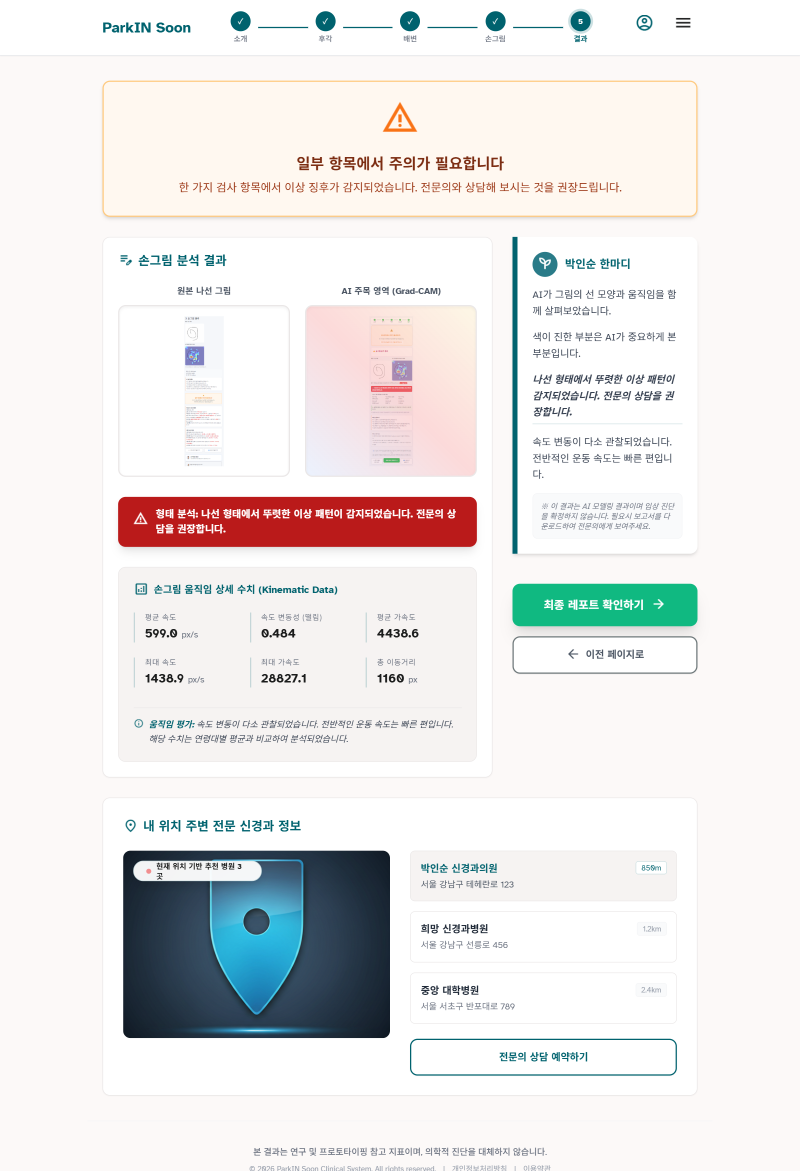
#> input picture drawing.png, 1600 x 2342 px (shown at 1/2 size)
$ python -i spiral_preprocessing.py   (imports and definitions only)
#> lines starting #> are read from the running program, lines starting #| are printed output that depends on the picture; after the words box and inside, x2 and y2 are one past the last pixel; in counts of white or black regions, pixels touching at a corner belong together
"""Shared center-and-scale alignment for spiral images and kiosk drawings."""

import cv2
import numpy as np

OUTPUT_SIZE = 224
TARGET_RADIUS = OUTPUT_SIZE * 0.44


def _foreground_mask(rgb):
    gray = cv2.cvtColor(np.asarray(rgb, dtype=np.uint8), cv2.COLOR_RGB2GRAY)
    blurred = cv2.GaussianBlur(gray, (3, 3), 0)
    _, mask = cv2.threshold(blurred, 0, 255, cv2.THRESH_BINARY_INV + cv2.THRESH_OTSU)
    count, labels, stats, _ = cv2.connectedComponentsWithStats(mask, 8)
    cleaned = np.zeros_like(mask)
    for index in range(1, count):
        if stats[index, cv2.CC_STAT_AREA] >= 8:
            cleaned[labels == index] = 255
    return cleaned


def _skeleton(mask):
    remaining = mask.copy()
    skeleton = np.zeros_like(mask)
    kernel = cv2.getStructuringElement(cv2.MORPH_CROSS, (3, 3))
    while cv2.countNonZero(remaining):
        opened = cv2.morphologyEx(remaining, cv2.MORPH_OPEN, kernel)
        skeleton = cv2.bitwise_or(skeleton, cv2.subtract(remaining, opened))
        remaining = cv2.erode(remaining, kernel)
    return skeleton


def _inner_endpoint(mask):
    ys, xs = np.nonzero(mask)
    fallback = np.array([np.median(xs), np.median(ys)], dtype=np.float32)
    skeleton = (_skeleton(mask) > 0).astype(np.uint8)
    neighbors = cv2.filter2D(skeleton, -1, np.ones((3, 3), np.uint8))
    end_y, end_x = np.nonzero((skeleton == 1) & (neighbors == 2))
    if not len(end_x):
        return fallback
    endpoints = np.column_stack((end_x, end_y)).astype(np.float32)
    return endpoints[np.argmin(np.linalg.norm(endpoints - fallback, axis=1))]


def align_spiral_rgb(image, output_size=OUTPUT_SIZE):
    """Place the endpoint nearest the spiral center at canvas center and normalize size."""
    rgb = np.asarray(image)
    if rgb.ndim == 2:
        rgb = np.repeat(rgb[..., None], 3, axis=-1)
    if rgb.shape[-1] == 4:
        alpha = rgb[..., 3:4].astype(np.float32) / 255.0
        rgb = rgb[..., :3] * alpha + 255.0 * (1.0 - alpha)
    rgb = np.clip(rgb[..., :3], 0, 255).astype(np.uint8)
    mask = _foreground_mask(rgb)
    ys, xs = np.nonzero(mask)
    if len(xs) < 20:
        return cv2.resize(rgb, (output_size, output_size), interpolation=cv2.INTER_AREA)
    center = _inner_endpoint(mask)
    distances = np.hypot(xs - center[0], ys - center[1])
    radius = max(float(np.percentile(distances, 99.0)), 1.0)
    scale = (output_size * 0.44) / radius
    target = (output_size - 1) / 2.0
    matrix = np.array([[scale, 0.0, target - scale * center[0]],
                       [0.0, scale, target - scale * center[1]]], dtype=np.float32)
    return cv2.warpAffine(rgb, matrix, (output_size, output_size),
                          flags=cv2.INTER_AREA, borderValue=(255, 255, 255))


def aligned_grayscale_3ch(image):
    aligned = align_spiral_rgb(image)
    gray = cv2.cvtColor(aligned, cv2.COLOR_RGB2GRAY)
    return np.repeat(gray[..., None], 3, axis=-1).astype(np.float32)


# [39 lines left out: functions _guide_corridor, extract_blue_trace_rgb, not called in this run]

>>> import cv2
>>> picture = cv2.cvtColor(cv2.imread('drawing.png'), cv2.COLOR_BGR2RGB)
>>> result = aligned_grayscale_3ch(picture)
#> in _foreground_mask, `_, mask = cv2.threshold(blurred, 0, 255, cv2.THRESH_BINARY_INV + cv2.T..`:
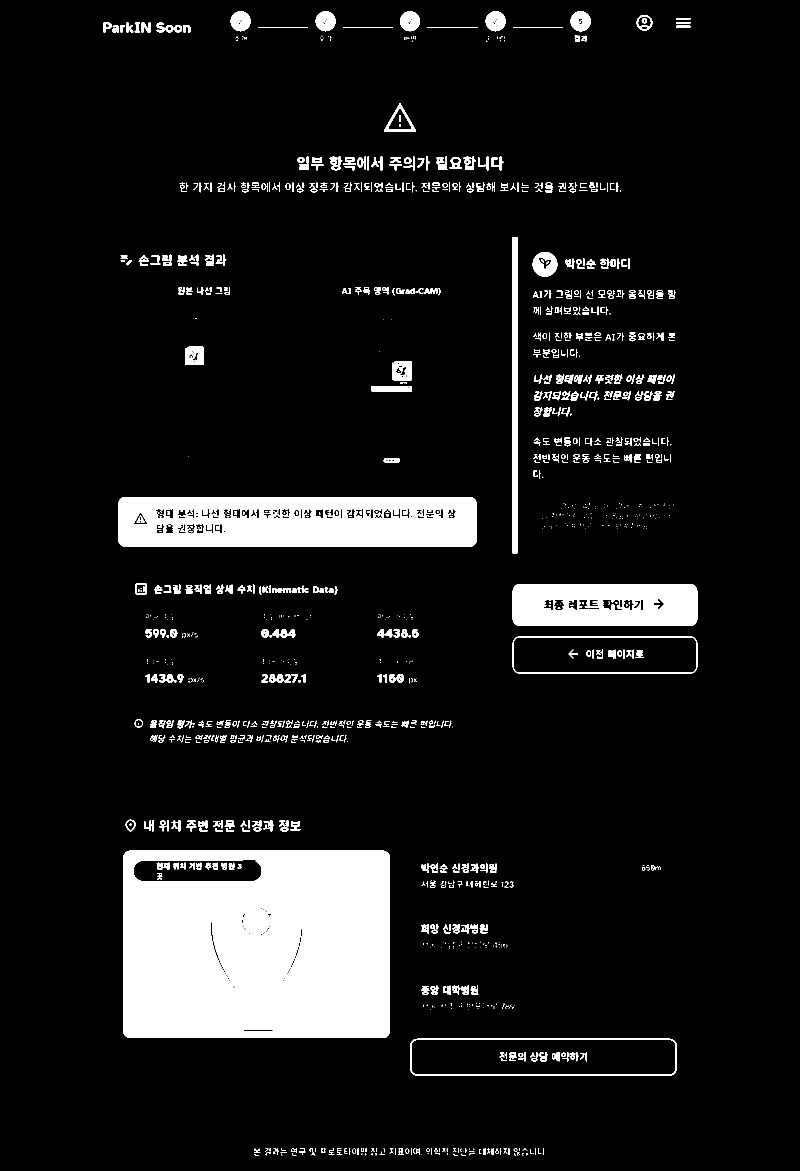
#> mask: shape (2342, 1600) (shown at 1/2 size); 9.5% white; 1273 white regions (550 under 20 px), largest, box (x1, y1, x2, y2) and area: (246, 1701, 780, 2076) 188893, (236, 994, 954, 1094) 64621, (1025, 1168, 1395, 1252) 28321
#> in _foreground_mask, `count, labels, stats, _ = cv2.connectedComponentsWithStats(mask, 8)`:
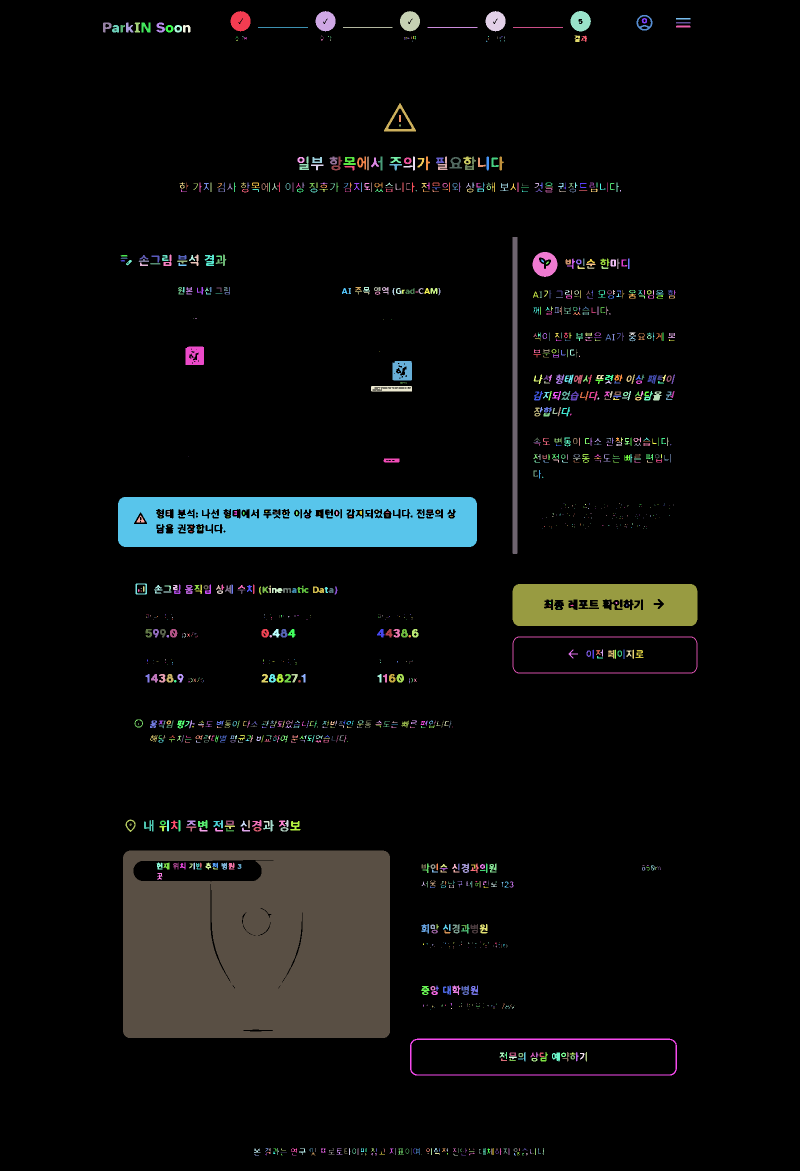
#> labels: shape (2342, 1600) int32 (shown at 1/2 size); 1274 distinct labels, from 0 to 1273; one colour per label, 0 black
#> in _foreground_mask, `count, labels, stats, _ = cv2.connectedComponentsWithStats(mask, 8)`: count = 1274; stats = 1274 rows, first 6: [0, 0, 1600, 2342, 3391396], [461, 22, 40, 41, 1243], [631, 22, 40, 41, 1242], [800, 22, 40, 41, 1231], [971, 22, 40, 41, 1242], [1141, 22, 41, 41, 1239]
#> in _inner_endpoint, `fallback = np.array([np.median(xs), np.median(ys)], dtype=np.float32)`: fallback = [607, 1754]
#> the loop in _skeleton, `while cv2.countNonZero(remaining):` made 109 passes
#> after the loop in _skeleton, `while cv2.countNonZero(remaining):`: remaining: shape (2342, 1600); every value is 0
#> after the loop in _skeleton, `while cv2.countNonZero(remaining):`:
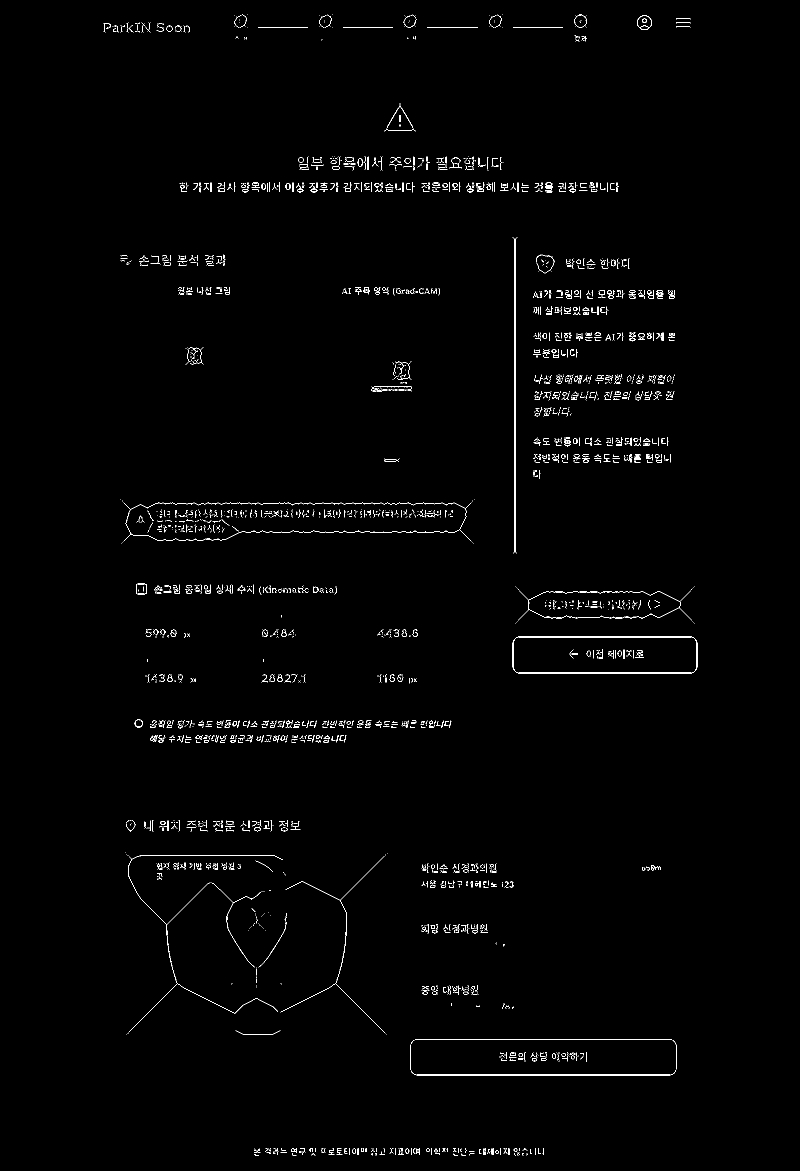
#> skeleton: shape (2342, 1600) (shown at 1/2 size); 1% white in thin lines or dots, all inside (x1, y1, x2, y2) = (207, 29, 1395, 2311)
#> in _inner_endpoint, `neighbors = cv2.filter2D(skeleton, -1, np.ones((3, 3), np.uint8))`:
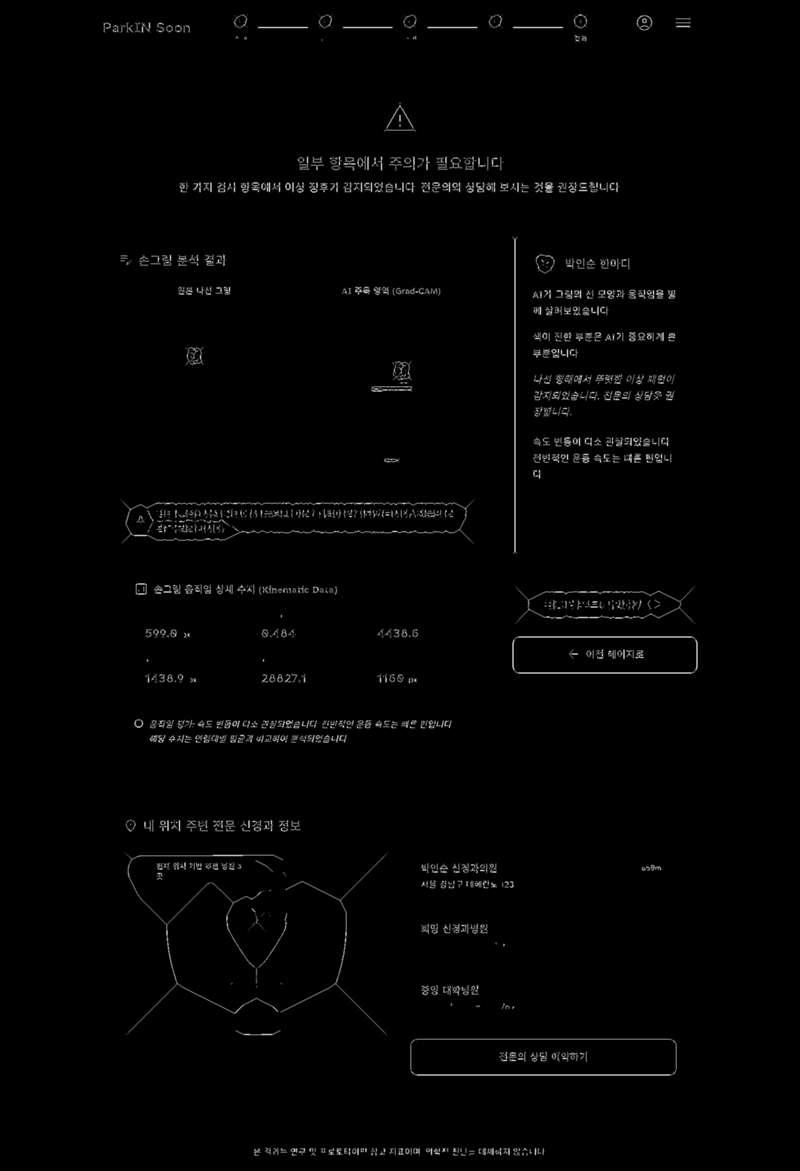
#> neighbors: shape (2342, 1600) (shown at 1/2 size); min 0, max 8, mean 0.0945; drawn with min black and max white
#> in _inner_endpoint, `end_y, end_x = np.nonzero((skeleton == 1) & (neighbors == 2))`: end_y = 2840 values from 30 to 2310; end_x = 2840 values, max 1384 at index 1776, min 207 at index 36, mean 787.1
#> in _inner_endpoint, `endpoints = np.column_stack((end_x, end_y)).astype(np.float32)`: endpoints = 2840 pairs, first value 207 to 1384, second value 30 to 2310
#> in align_spiral_rgb, `center = _inner_endpoint(mask)`: center = [570, 1749]
#> in align_spiral_rgb, `radius = max(float(np.percentile(distances, 99.0)), 1.0)`: radius = 1742
#> in align_spiral_rgb, `scale = (output_size * 0.44) / radius`: scale = 0.0566
#> in align_spiral_rgb, `matrix = np.array([[scale, 0.0, target - scale * center[0]], [0.0, sca..`: matrix = [[0.0566, 0, 79.25], [0, 0.0566, 12.55]]
#> in align_spiral_rgb, `return cv2.warpAffine(rgb, matrix, (output_size, output_size), flags=c..`:
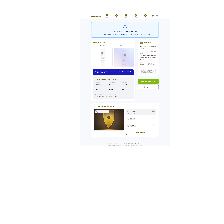
#> returned value: shape (224, 224, 3); mean of channels 0, 1, 2 250.3, 249.8, 249.6; drawn as B, G, R

$ run again, on 나선형 검사.png
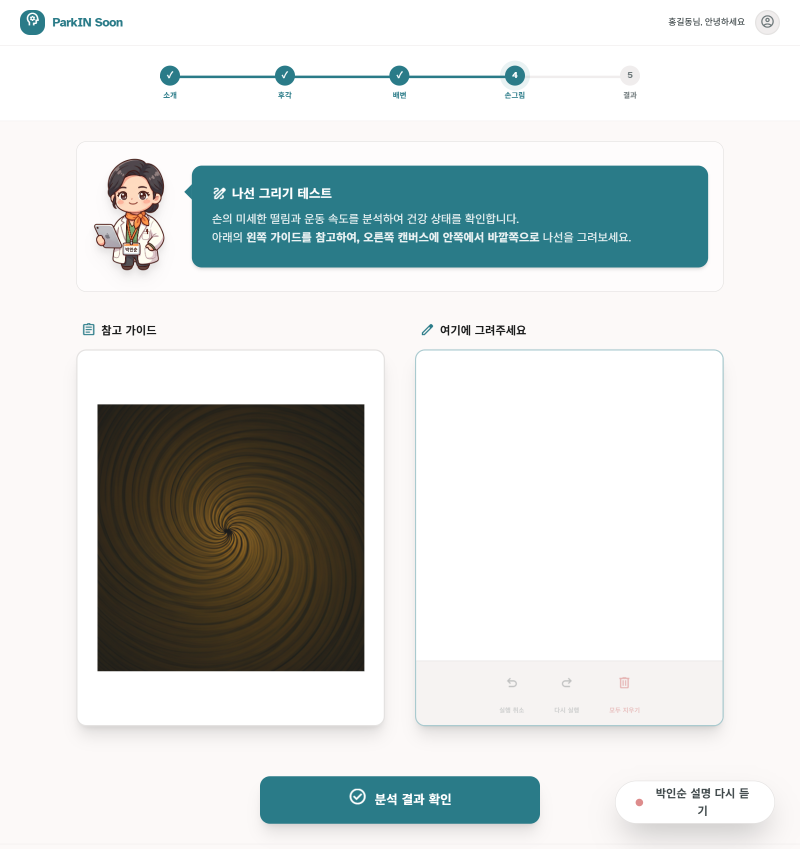
#> input picture 나선형 검사.png, 1600 x 1697 px (shown at 1/2 size)
#> mask: shape (1697, 1600); 20.6% white; 171 white regions (50 under 20 px), largest, box (x1, y1, x2, y2) and area: (195, 809, 729, 1343) 285154, (369, 331, 1416, 535) 195339, (520, 1553, 1080, 1648) 50199
#> labels: shape (1697, 1600) int32; 172 distinct labels, from 0 to 171
#> count = 172; stats = 172 rows, first 6: [0, 0, 1600, 1697, 2155925], [40, 20, 50, 50, 1799], [1523, 31, 24, 24, 170], [64, 36, 2, 2, 4], [106, 36, 14, 17, 133], [134, 36, 20, 17, 163]
#> fallback = [597, 917]
#> after the loop in _skeleton, `while cv2.countNonZero(remaining):`:
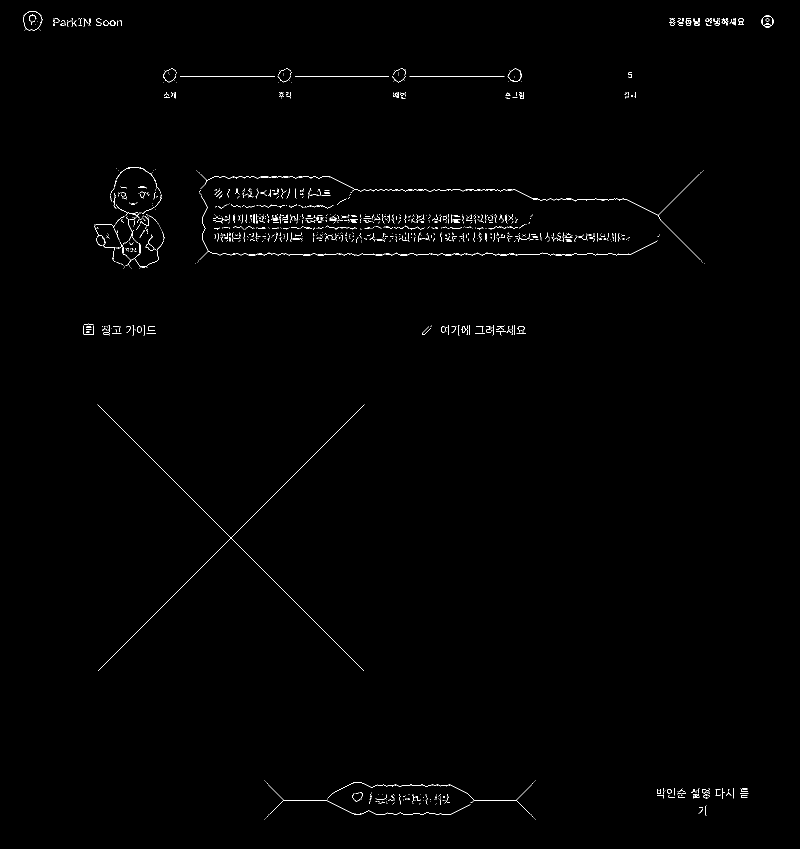
#> skeleton: shape (1697, 1600) (shown at 1/2 size); 0.59% white in thin lines or dots, all inside (x1, y1, x2, y2) = (46, 22, 1547, 1639)
#> end_y = 1315 values from 36 to 1633; end_x = 1315 values, max 1496 at index 1200, min 51 at index 56, mean 720.4
#> endpoints = 1315 pairs, first value 51 to 1496, second value 36 to 1633
#> center = [728, 809]
#> radius = 893
#> scale = 0.11
#> matrix = [[0.11, 0, 31.15], [0, 0.11, 22.21]]
#> in aligned_grayscale_3ch, `gray = cv2.cvtColor(aligned, cv2.COLOR_RGB2GRAY)`:
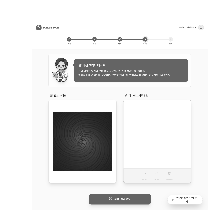
#> gray: shape (224, 224); min 28, max 255, mean 227.5
